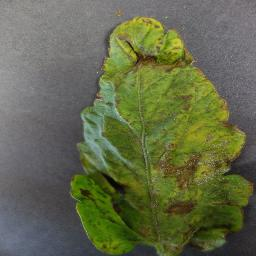
#> input picture plant_cv/samples/bacterial_spot.jpg, 256 x 256 px
$ python -i lesion.py   (imports and definitions only)
#> lines starting #> are read from the running program, lines starting #| are printed output that depends on the picture; after the words box and inside, x2 and y2 are one past the last pixel; in counts of white or black regions, pixels touching at a corner belong together
### plant_cv/maxik_cv/segment.py
"""Plant segmentation and explainable colour indicators (OpenCV + NumPy only, runs on Raspberry Pi).

Idea: separate plant pixels from soil/background, then measure what share of the plant is
green / yellow / brown. These numbers are human-readable and work even without a trained model.
"""
from dataclasses import dataclass, asdict

import cv2
import numpy as np


@dataclass
class ColorStats:
    plant_fraction: float   # plant pixels / all pixels (proxy for plant size in frame)
    green_ratio: float      # share of plant pixels that are green
    yellow_ratio: float     # share of plant pixels that are yellow / pale
    brown_ratio: float      # share of plant pixels that are brown / necrotic (dry)
    mean_saturation: float  # low saturation on leaves -> faded / wilting look
    exg_mean: float         # mean Excess-Green index on plant pixels (vigour proxy)

    def to_dict(self):
        return {k: round(float(v), 4) for k, v in asdict(self).items()}


# HSV ranges for OpenCV (H: 0..179). Tune on your own photos with scripts/tune_hsv.py.
GREEN = ((35, 40, 30), (90, 255, 255))
YELLOW = ((18, 60, 80), (34, 255, 255))
BROWN = ((5, 50, 20), (18, 255, 200))
SOIL_LAB_DIST = 18.0  # min Lab distance from median soil colour for a brown pixel to count as dry leaf


def plant_mask(bgr: np.ndarray) -> np.ndarray:
    """Binary mask of plant tissue (green + yellow + brown leaves), soil/background removed."""
    hsv = cv2.cvtColor(bgr, cv2.COLOR_BGR2HSV)
    img = bgr.astype(np.float32) / 255.0
    b, g, r = img[..., 0], img[..., 1], img[..., 2]
    s = b + g + r + 1e-6
    exg = 2 * (g / s) - (r / s) - (b / s)  # Excess Green index

    green = cv2.inRange(hsv, *GREEN) > 0
    yellow = cv2.inRange(hsv, *YELLOW) > 0
    brown = cv2.inRange(hsv, *BROWN) > 0

    kernel = cv2.getStructuringElement(cv2.MORPH_ELLIPSE, (5, 5))
    leafy = (((green & (exg > 0.05)) | yellow).astype(np.uint8)) * 255
    leafy = cv2.morphologyEx(leafy, cv2.MORPH_OPEN, kernel)

    # Soil is brown too, so brown alone can't seed the mask: seed from green/yellow leaf tissue and
    # accept brown (dry) pixels only in the immediate neighbourhood of that tissue.
    r = max(3, int(0.03 * min(bgr.shape[:2])))
    near = cv2.dilate(leafy, cv2.getStructuringElement(cv2.MORPH_ELLIPSE, (2 * r + 1, 2 * r + 1))) > 0
    # ...and only if the pixel differs from the soil colour (estimated from the background far from leaves).
    lab = cv2.cvtColor(bgr, cv2.COLOR_BGR2LAB).astype(np.float32)
    far = cv2.dilate(leafy, cv2.getStructuringElement(cv2.MORPH_ELLIPSE, (4 * r + 1, 4 * r + 1))) == 0
    if far.sum() > 0.05 * far.size:
        soil = np.median(lab[far], axis=0)
        brown &= np.linalg.norm(lab - soil, axis=2) > SOIL_LAB_DIST
    mask = ((leafy > 0) | (brown & near)).astype(np.uint8) * 255
    mask = cv2.morphologyEx(mask, cv2.MORPH_CLOSE, kernel, iterations=2)

    n, labels, stats, _ = cv2.connectedComponentsWithStats(mask)
    min_area = max(50, int(0.001 * mask.size))
    keep_ids = np.flatnonzero(stats[:, cv2.CC_STAT_AREA] >= min_area)
    keep_ids = keep_ids[keep_ids != 0]
    return np.isin(labels, keep_ids).astype(np.uint8) * 255


# [50 lines left out: functions color_stats, crop_to_plant, overlay, not called in this run]

### plant_cv/maxik_cv/tomato/lesion.py
"""Visible-damage estimator: what share of the leaf area is NOT healthy green (spots, necrosis,
chlorosis, mould). Pure colour segmentation (OpenCV/NumPy, runs on the Pi) - no ML, so it works for
any condition and is explainable: the returned masks can be drawn over the photo.

How: take the plant mask from maxik_cv.segment, close small gaps and fill holes so dark lesions
sitting INSIDE the leaf (which the plant mask itself drops, since black/very dark pixels are in no
colour band) count as leaf; then affected = leaf region minus healthy-green pixels.

It's an approximate, uncalibrated visual proxy, not a biological measurement. It sees colour only:
it cannot tell a lesion from a shadow, a pale-green variety, or an unrelated leaf in the background.
Measured on the PlantVillage test split (scripts-free experiment, 10 classes): healthy leaves
median 2% / p90 6%; early blight median 14% / p90 63%; septoria 11% / 67%; late blight 11% / 48%.
It is nearly blind to diseases whose damage is not a colour change or is tiny (target spot, mosaic
virus, mites, bacterial spot, leaf curl: medians 0-3% like healthy) - so a LOW severity does NOT
mean a plant is fine when the classifier names one of those.
Returns fraction=None when the leaf region is too small for the number to mean anything.
"""
from dataclasses import dataclass

import cv2
import numpy as np

from ..segment import GREEN, plant_mask

MAX_SIDE = 640
MIN_LEAF_FRACTION = 0.02       # leaf region smaller than this share of the frame -> no estimate
HEALTHY_EXG_MIN = 0.02         # excess-green floor so grey-green pixels don't count as healthy


@dataclass
class LesionAnalysis:
    fraction: float | None     # affected share of leaf area, 0..1
    leaf_mask: np.ndarray      # uint8 0/255, at analysis resolution
    affected_mask: np.ndarray  # uint8 0/255, at analysis resolution


def analyze_affected_area(bgr: np.ndarray) -> LesionAnalysis:
    h, w = bgr.shape[:2]
    s = MAX_SIDE / max(h, w)
    small = cv2.resize(bgr, (round(w * s), round(h * s)), interpolation=cv2.INTER_AREA) if s < 1 else bgr

    mask = plant_mask(small)
    k = max(5, int(0.02 * min(small.shape[:2])) | 1)
    closed = cv2.morphologyEx(mask, cv2.MORPH_CLOSE, cv2.getStructuringElement(cv2.MORPH_ELLIPSE, (k, k)))
    contours, _ = cv2.findContours(closed, cv2.RETR_EXTERNAL, cv2.CHAIN_APPROX_SIMPLE)
    leaf = np.zeros_like(mask)
    cv2.drawContours(leaf, contours, -1, 255, thickness=cv2.FILLED)
    # Measure inside the leaf, not on its rim: edge pixels blend with the background and read as
    # "damage" on perfectly healthy leaves (median 8% -> 2% on healthy PlantVillage test photos).
    r = max(3, int(0.03 * min(small.shape[:2])))
    leaf = cv2.erode(leaf, cv2.getStructuringElement(cv2.MORPH_ELLIPSE, (2 * r + 1, 2 * r + 1)))

    leaf_px = int((leaf > 0).sum())
    if leaf_px < MIN_LEAF_FRACTION * leaf.size:
        return LesionAnalysis(None, leaf, np.zeros_like(leaf))

    hsv = cv2.cvtColor(small, cv2.COLOR_BGR2HSV)
    img = small.astype(np.float32) / 255.0
    total = img.sum(axis=2) + 1e-6
    exg = 2 * img[..., 1] / total - img[..., 2] / total - img[..., 0] / total
    healthy = (cv2.inRange(hsv, *GREEN) > 0) & (exg > HEALTHY_EXG_MIN)

    affected = ((leaf > 0) & ~healthy).astype(np.uint8) * 255
    affected = cv2.morphologyEx(affected, cv2.MORPH_OPEN, np.ones((3, 3), np.uint8))  # drop 1-2px edge noise
    return LesionAnalysis(float((affected > 0).sum()) / leaf_px, leaf, affected)

>>> import cv2
>>> picture = cv2.imread('../../samples/bacterial_spot.jpg')
#> picture is the input picture: shape (256, 256, 3); mean B, G, R 75.2, 105.9, 99.8
>>> result = analyze_affected_area(picture)
#> in plant_mask, `hsv = cv2.cvtColor(bgr, cv2.COLOR_BGR2HSV)`: hsv: shape (256, 256, 3); mean H, S, V 68.8, 86.1, 108.4
#> in plant_mask, `s = b + g + r + 1e-6`:
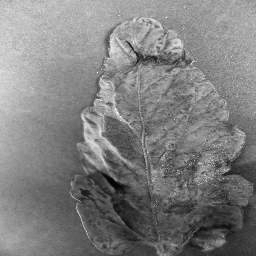
#> s: shape (256, 256) float32; min 0.0275, max 2.16, mean 1.1; drawn with min black and max white
#> in plant_mask, `exg = 2 * (g / s) - (r / s) - (b / s)`:
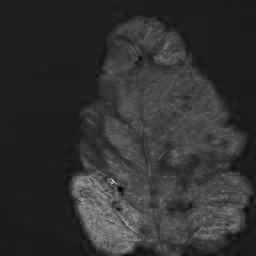
#> exg: shape (256, 256) float32; min -0.276, max 2, mean 0.167; drawn with min black and max white
#> in plant_mask, `green = cv2.inRange(hsv, *GREEN) > 0`:
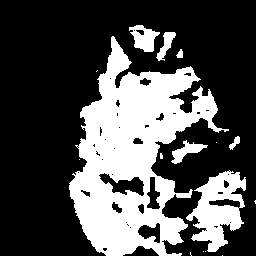
#> green: shape (256, 256) bool; 30.7% white; 16 white regions (9 under 20 px), largest, box (x1, y1, x2, y2) and area: (69, 36, 229, 256) 16319, (186, 170, 246, 252) 2586, (129, 25, 160, 52) 481
#> in plant_mask, `yellow = cv2.inRange(hsv, *YELLOW) > 0`: yellow: shape (256, 256) bool; 13.6% white; 67 white regions (50 under 20 px), largest, box (x1, y1, x2, y2) and area: (101, 16, 248, 210) 7516, (118, 177, 144, 196) 225, (231, 180, 253, 205) 207
#> in plant_mask, `brown = cv2.inRange(hsv, *BROWN) > 0`: brown: shape (256, 256) bool; 0.5% white in thin lines or dots, all inside (x1, y1, x2, y2) = (96, 10, 256, 250)
#> in plant_mask, `leafy = (((green & (exg > 0.05)) | yellow).astype(np.uint8)) * 255`: leafy: shape (256, 256); 44.3% white; 13 white regions (11 under 20 px), largest, box (x1, y1, x2, y2) and area: (69, 16, 253, 256) 28968, (116, 11, 122, 16) 22
#> in plant_mask, `leafy = cv2.morphologyEx(leafy, cv2.MORPH_OPEN, kernel)`: leafy: shape (256, 256); 43.3% white; 1 white region, box (x1, y1, x2, y2) and area: (69, 16, 253, 256) 28393
#> in plant_mask, `near = cv2.dilate(leafy, cv2.getStructuringElement(cv2.MORPH_ELLIPSE, ..`: near: shape (256, 256) bool; 54.8% white; 5 black regions (2 under 20 px), largest, box (x1, y1, x2, y2) and area: (0, 0, 256, 256) 28757, (222, 201, 256, 256) 723, (184, 246, 201, 256) 121
#> in plant_mask, `lab = cv2.cvtColor(bgr, cv2.COLOR_BGR2LAB).astype(np.float32)`:
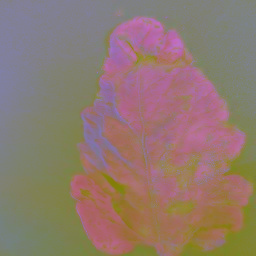
#> lab: shape (256, 256, 3) float32; mean B, G, R 110.9, 121.2, 143.5
#> in plant_mask, `far = cv2.dilate(leafy, cv2.getStructuringElement(cv2.MORPH_ELLIPSE, (..`:
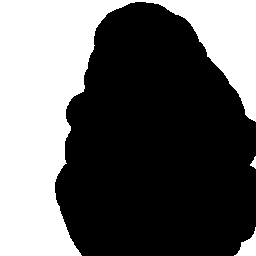
#> far: shape (256, 256) bool; 38.7% white; 3 white regions, box (x1, y1, x2, y2) and area: (0, 0, 256, 256) 25047, (234, 227, 256, 256) 299, (250, 156, 256, 169) 42
#> in plant_mask, `soil = np.median(lab[far], axis=0)`: soil = [121, 129, 127]
#> in plant_mask, `brown &= np.linalg.norm(lab - soil, axis=2) > SOIL_LAB_DIST`: brown: shape (256, 256) bool; 0.47% white in thin lines or dots, all inside (x1, y1, x2, y2) = (96, 12, 256, 250)
#> in plant_mask, `mask = ((leafy > 0) | (brown & near)).astype(np.uint8) * 255`: mask: shape (256, 256); 43.8% white; 12 white regions (10 under 20 px), largest, box (x1, y1, x2, y2) and area: (69, 16, 256, 256) 28576, (177, 203, 192, 211) 60
#> in plant_mask, `mask = cv2.morphologyEx(mask, cv2.MORPH_CLOSE, kernel, iterations=2)`: mask: shape (256, 256); 46.8% white; 1 white region, box (x1, y1, x2, y2) and area: (69, 16, 256, 256) 30684
#> in plant_mask, `n, labels, stats, _ = cv2.connectedComponentsWithStats(mask)`: labels: shape (256, 256) int32; values 0 (black) and 1 (white), 46.8% white; 1 white region
#> in plant_mask, `n, labels, stats, _ = cv2.connectedComponentsWithStats(mask)`: n = 2; stats = [[0, 0, 256, 256, 34852], [69, 16, 187, 240, 30684]]
#> in plant_mask, `keep_ids = np.flatnonzero(stats[:, cv2.CC_STAT_AREA] >= min_area)`: keep_ids = [0, 1]
#> in plant_mask, `keep_ids = keep_ids[keep_ids != 0]`: keep_ids = [1]
#> in analyze_affected_area, `contours, _ = cv2.findContours(closed, cv2.RETR_EXTERNAL, cv2.CHAIN_AP..`: contours = 1 contour; box (x1, y1, x2, y2) and area: (69, 16, 256, 256) 30610
#> in analyze_affected_area, `cv2.drawContours(leaf, contours, -1, 255, thickness=cv2.FILLED)`: leaf: shape (256, 256); 47.3% white; 1 white region, box (x1, y1, x2, y2) and area: (69, 16, 256, 256) 30996
#> in analyze_affected_area, `leaf = cv2.erode(leaf, cv2.getStructuringElement(cv2.MORPH_ELLIPSE, (2..`:
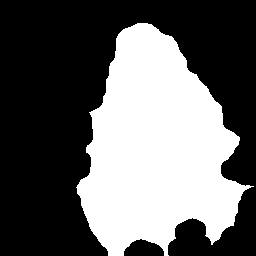
#> leaf: shape (256, 256); 39% white; 1 white region, box (x1, y1, x2, y2) and area: (76, 23, 254, 256) 25529
#> in analyze_affected_area, `leaf_px = int((leaf > 0).sum())`: leaf_px = 25529
#> in analyze_affected_area, `affected = ((leaf > 0) & ~healthy).astype(np.uint8) * 255`: affected: shape (256, 256); 12.8% white; 49 white regions (29 under 20 px), largest, box (x1, y1, x2, y2) and area: (151, 118, 239, 221) 4104, (115, 23, 187, 88) 1882, (99, 173, 144, 196) 493
#> in analyze_affected_area, `affected = cv2.morphologyEx(affected, cv2.MORPH_OPEN, np.ones((3, 3), ..`:
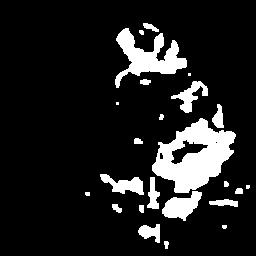
#> affected: shape (256, 256); 12.3% white; 24 white regions (5 under 20 px), largest, box (x1, y1, x2, y2) and area: (152, 118, 236, 193) 3396, (115, 28, 187, 88) 1769, (162, 191, 202, 221) 671
